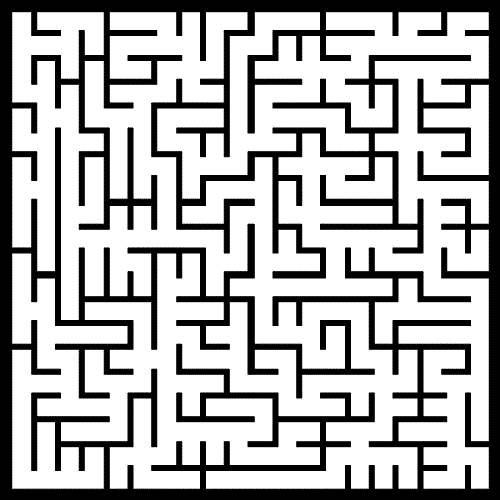
%> input picture maps/maze.jpg, 500 x 500 px
$ octave myRRT_demo.m   (GNU Octave 9; MATLAB toolbox functions it lacks are replaced by stand-ins)
%> lines starting %> are read from the running program, lines starting %| are printed output that depends on the picture; in (x1, y1, x2, y2) boxes, pixels count from 0 and x2, y2 are one past the last pixel; in counts of white or black regions, pixels touching at a corner belong together; the program's own positions count from 1
### code/myRRT.m
function [PathList, Mask] = myRRT(Map, startPoint, targetPoint, option)
%MYRRT - RRT path planning algorithm
%
%   PathList = myRRT(Map, startPoint, targetPoint)
%   PathList = myRRT(Map, startPoint, targetPoint, option)
%   [PathList, Mask] = myRRT(...)
%
%   option:
%       'MaxIter': integer, default(1000)
%       'RandomSampleThresh': 0~1, default(0.5)
%       'StepLength': integer, default(20)
%       'OccupyThresh': 0~1, default([])
%       'InflateRadius': integer, default([])
%       'Display': bool, default(false)
%       'PauseTime': double, default(0.1)

%% 参数检查
narginchk(3,4);
nargoutchk(1,2);

%% 输入参数值检查
% 参数option
if nargin < 4
    option = struct('MaxIter', 1000, 'RandomSampleThresh', 0.5, 'StepLength', 20,...
        'OccupyThresh', [], 'InflateRadius', [], 'Display', false, 'PauseTime', 0.1);
end

%% 图像预处理
map = Map;
% 转单通道
if size(Map,3) == 3
    Map = rgb2gray(Map);
end
% 二值化
if isempty(option.OccupyThresh) % 未给出二值化阈值，使用大津法进行二值化
    option.OccupyThresh = graythresh(Map);
end
Map = imbinarize(Map, option.OccupyThresh);
% 膨胀
src = Map;
if ~isempty(option.InflateRadius)
    se = strel('disk', option.InflateRadius);
    Map = imerode(Map, se);
end
Mask = xor(src, Map);

%% 判断起始点
PathList = [];
if ~feasiblePoint(startPoint, Map)
    disp('startPoint lies on an obstacle or outside map');
    return;
end
if ~feasiblePoint(targetPoint, Map)
    disp('targetPoint lies on an obstacle or outside map');
    return;
end

%% RTT路径规划
RRTree = struct('point', [], 'parent', []);
% 把startPoint添加到RRTree
RRTree.point = cat(1, RRTree.point, startPoint);
RRTree.parent = cat(1, RRTree.parent, 0);

%% 扩展RRTree
finish = false;
[height, width] = size(Map);
if option.Display
    figure;
    imshow(map);
end
for iter = 1:option.MaxIter
    %% 生成采样点
    if rand <= option.RandomSampleThresh
        sample = rand(1, 2) .* [width, height];   % 随机采样
    else
        sample = targetPoint;                    % 选择目标点
    end

    %% 选择RRTree中距采样点最近的节点
    [~, parentIndex] = min(distanceCost(RRTree.point, sample));
    closestNode = RRTree.point(parentIndex, :);

    %% 判断是否达到目标点
    if distanceCost(closestNode, targetPoint) < option.StepLength && checkPath(closestNode, targetPoint, Map)
        finish = true;
        RRTree.point = cat(1, RRTree.point, targetPoint);
        RRTree.parent = cat(1, RRTree.parent, parentIndex);
        break;
    end

    %% 让节点朝着采样点生长
    orin = atan2(sample(2) - closestNode(2), sample(1) - closestNode(1));
    newPoint = round(closestNode + option.StepLength * [cos(orin), sin(orin)]);
    if ~checkPath(closestNode, newPoint, Map) % 判断是否可以到达新节点
        continue;
    end

    %% 更新RRTree
    [~, index] = min(distanceCost(RRTree.point, newPoint));
    if index ~= parentIndex % 判断newPoint的StepLength范围内是否已经存在节点
        continue;
    else                        % 把newPoint添加到RRTree
        RRTree.point = cat(1, RRTree.point, newPoint);
        RRTree.parent = cat(1, RRTree.parent, parentIndex);
        if option.Display
            map = insertShape(map, 'Line', [closestNode, newPoint], 'Color', [255,0,0], 'LineWidth', 2);
            imshow(map);
            pause(option.PauseTime);
        end
    end

end

%% 回推路径
if finish
    PathList = cat(1, targetPoint, PathList);
    index = RRTree.parent(end);
    while index ~= 0
        point = RRTree.point(index, :);
        PathList = cat(1, point, PathList);
        index = RRTree.parent(index);
    end
else
    fprintf('Can not find a path form startPoint to targetPoint! Iteration number: %i\n', iter);
end

%% distanceCost
function d = distanceCost(a,b)
d = sqrt(sum((a - b).^2, 2));

%% feasiblePoint
function feasible = feasiblePoint(point, map)
feasible = true;
[height, width] = size(map);
x = point(1);
y = point(2);
% check if collission-free spot and inside maps
if ~(x > 0 && x <= width && y > 0 && y <= height && map(y, x) == 1)
    feasible = false;
end

%% checkPath
% [12 lines left out: function checkPath, not called in this run]

### code/myinsertMask.m
function RGB = myinsertMask(I, Mask, color)
%MYINSERTMASK - Insert mask in image
%
%   This MATLAB function returns a truecolor image with mask inserted.
%
%   RGB = myinsertMask(I, Mask, color)
%

%% 参数检查
narginchk(3,3);
nargoutchk(1,1);

%% 绘制Mask
if size(I, 3) == 1
    I = repmat(I, [1,1,3]);
end
R = I(:, :, 1);
G = I(:, :, 2);
B = I(:, :, 3);
R(Mask) = color(1);
G(Mask) = color(2);
B(Mask) = color(3);
RGB = cat(3, R, G, B);

### code/myRRT_demo.m
%% myRRT_demo
clear,clc;
close all;

%% 读取地图图片
%Map = imread('../maps/gmapping.jpg');
Map = imread('../maps/maze.jpg');
%> Map: size 500x500 uint8; min 0, max 251, mean 174.6
if size(Map, 3) == 1
    Map = repmat(Map, 1, 1, 3);
%> Map: size 500x500x3 uint8
end

%% 路径规划
figure;imshow(Map);
waitforbuttonpress;
point = get(gca,'CurrentPoint');
startPoint = round(point(1, 1:2)) + 1;
waitforbuttonpress;
point = get(gca,'CurrentPoint');
targetPoint = round(point(1, 1:2)) + 1;
option = struct('MaxIter', 1000000, 'RandomSampleThresh', 0.5, 'StepLength', 5,...
    'OccupyThresh', [], 'InflateRadius', 5, 'Display', false, 'PauseTime', 0.001);
tic;
[PathList, Mask] = myRRT(Map, startPoint, targetPoint, option);
%> in myRRT, `option.OccupyThresh = graythresh(Map);`: option.OccupyThresh = 0.49
%> in myRRT, `Map = imbinarize(Map, option.OccupyThresh);`:
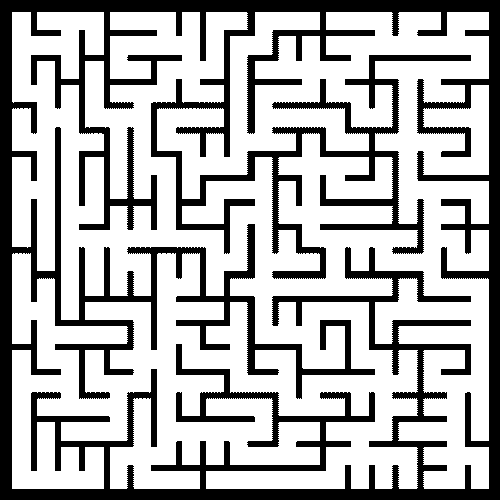
%> Map: size 500x500 logical; 69.7% white; 1 black region, box (x1, y1, x2, y2) and area: (0, 0, 500, 500) 75795
%> in myRRT, `se = strel('disk', option.InflateRadius);`: se = {Dimensionality 2}
%> in myRRT, `Map = imerode(Map, se);`:
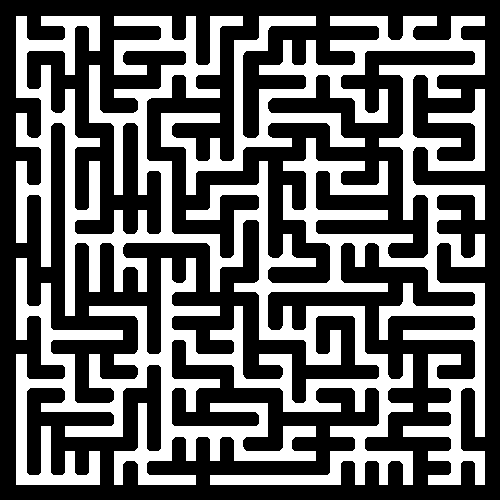
%> Map: size 500x500 logical; 38.6% white; 1 white region, box (x1, y1, x2, y2) and area: (16, 16, 485, 485) 96491
%> in myRRT, `Mask = xor(src, Map);`:
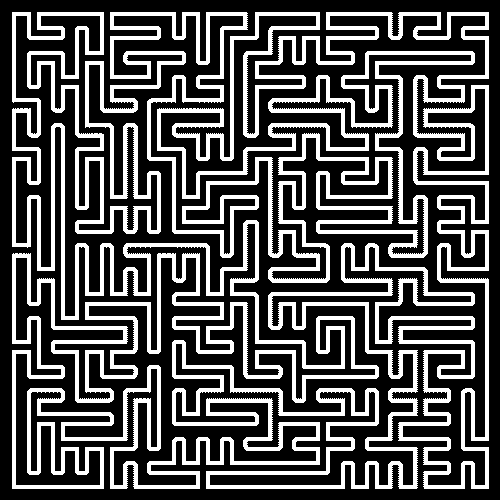
%> Mask: size 500x500 logical; 31.1% white; 1 white region, box (x1, y1, x2, y2) and area: (12, 12, 489, 489) 77714
%> PathList = []
toc

%% 显示结果
% figure;imshow(Map);
Map = myinsertMask(Map, Mask, [0,0,255]);
%> in myinsertMask, `R(Mask) = color(1);`:
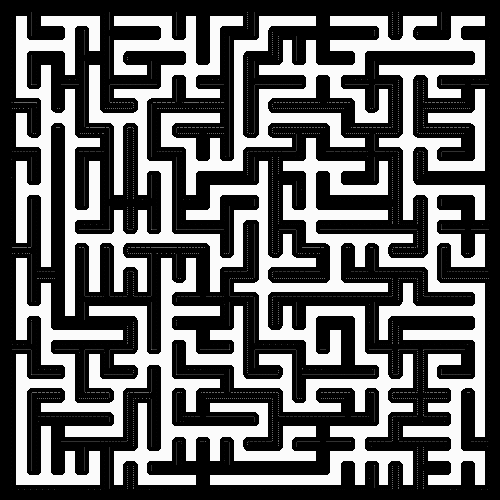
%> R: size 500x500 uint8; min 0, max 251, mean 98.7
%> in myinsertMask, `B(Mask) = color(3);`:
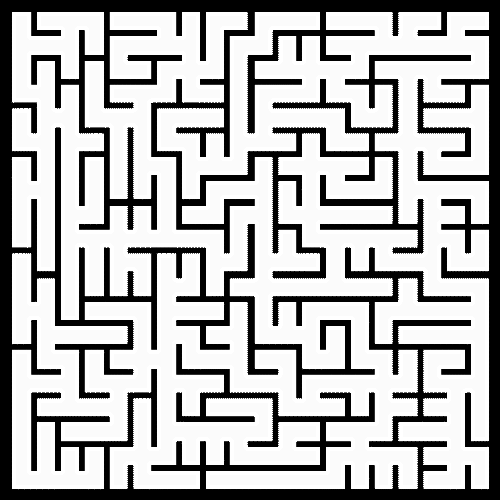
%> B: size 500x500 uint8; min 0, max 255, mean 178
%> in myinsertMask, `RGB = cat(3, R, G, B);`:
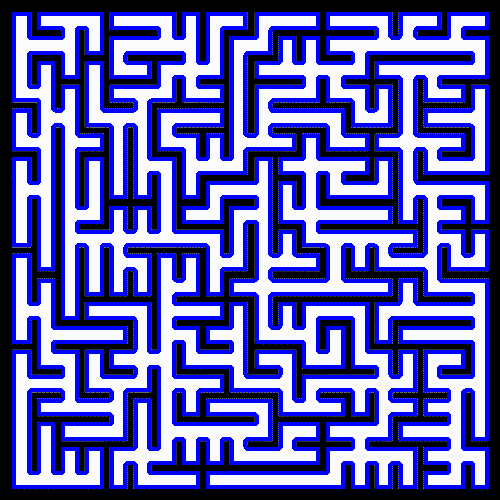
%> RGB: size 500x500x3 uint8; mean R, G, B 98.7, 98.7, 178
for i = 1:length(PathList) - 1
    Map = insertShape(Map, 'line', [PathList(i, :), PathList(i + 1, :)], 'LineWidth', 2, 'Color', [255,0,0]);
end
figure;imshow(Map);

$ run again, with maps/load.jpg copied over maps/maze.jpg
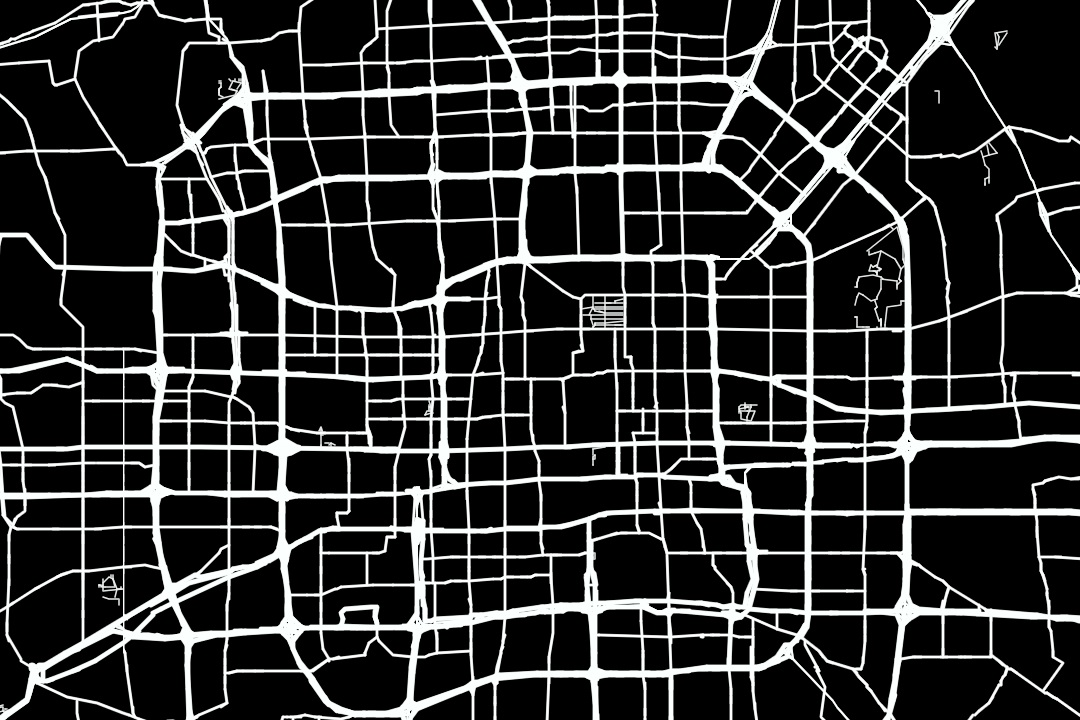
%> input picture maps/load.jpg, 1080 x 720 px
%> Map is the input picture: size 720x1080x3 uint8; mean R, G, B 48.1, 48.7, 48.5
%> option.OccupyThresh = 0.467
%> in myRRT, `Map = imbinarize(Map, option.OccupyThresh);`:
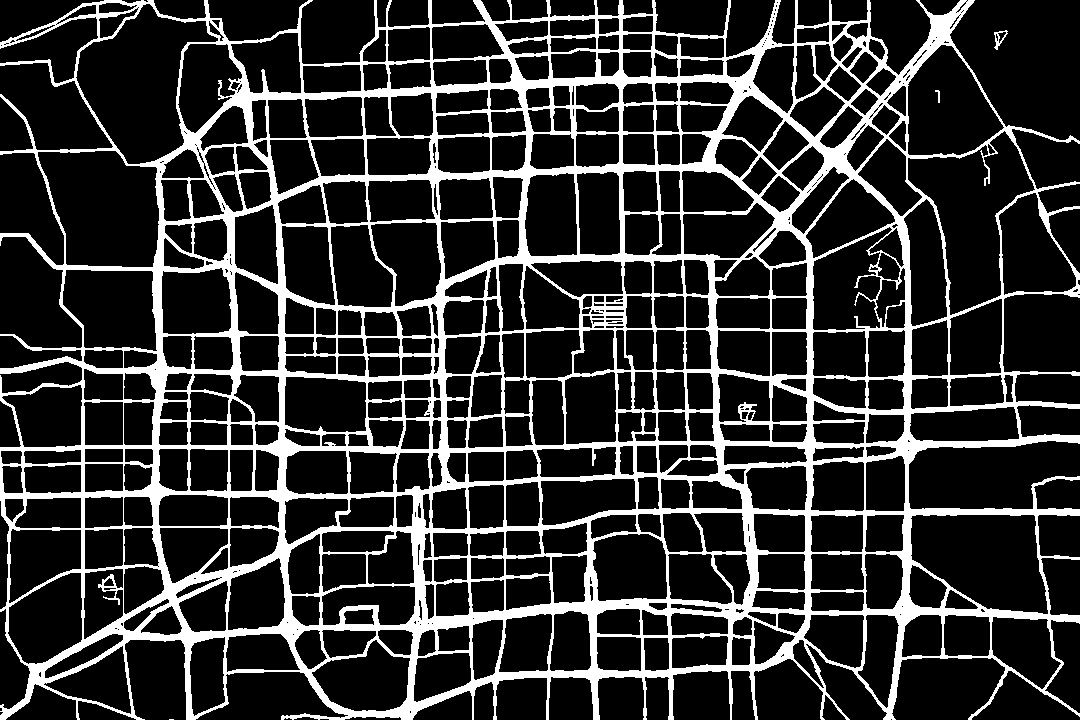
%> Map: size 720x1080 logical; 19.1% white; 4 white regions (1 under 20 px), largest, box (x1, y1, x2, y2) and area: (0, 0, 1080, 720) 148375, (994, 30, 1008, 50) 100, (935, 90, 940, 103) 31
%> se = {Dimensionality 2}
%> Mask: size 720x1080 logical; 18.6% white; 4 white regions (1 under 20 px), largest, box (x1, y1, x2, y2) and area: (0, 0, 1080, 720) 144419, (994, 30, 1008, 50) 100, (935, 90, 940, 103) 31
%> PathList = []
%> in myinsertMask, `RGB = cat(3, R, G, B);`:
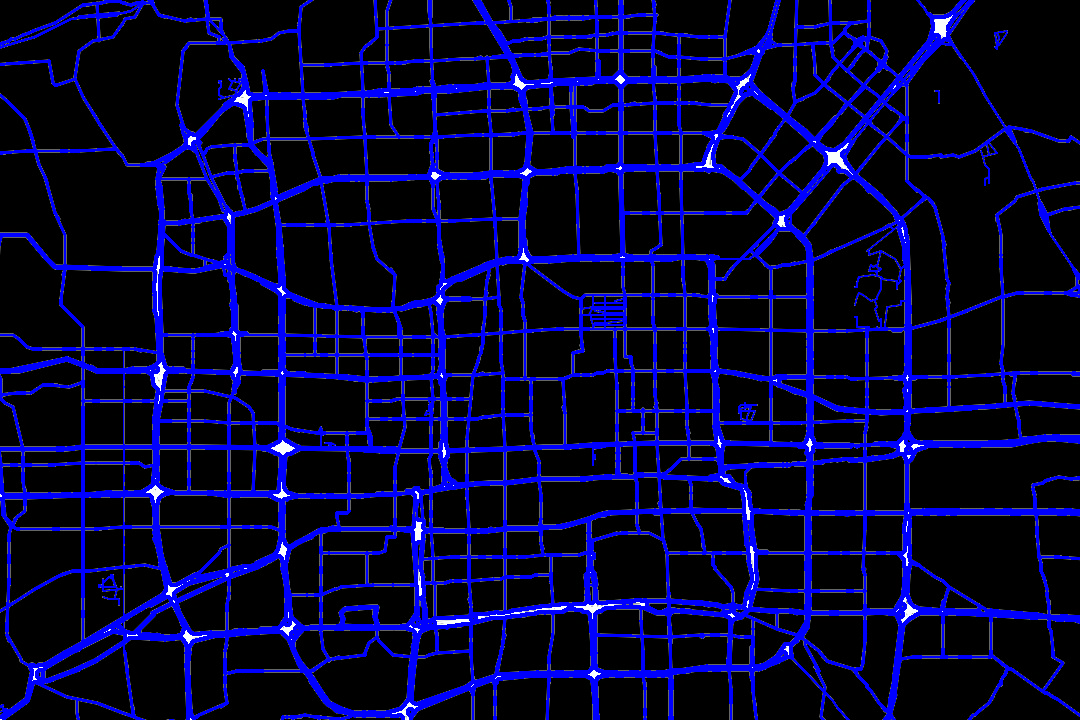
%> RGB: size 720x1080x3 uint8; mean R, G, B 4.8, 4.9, 52.2
